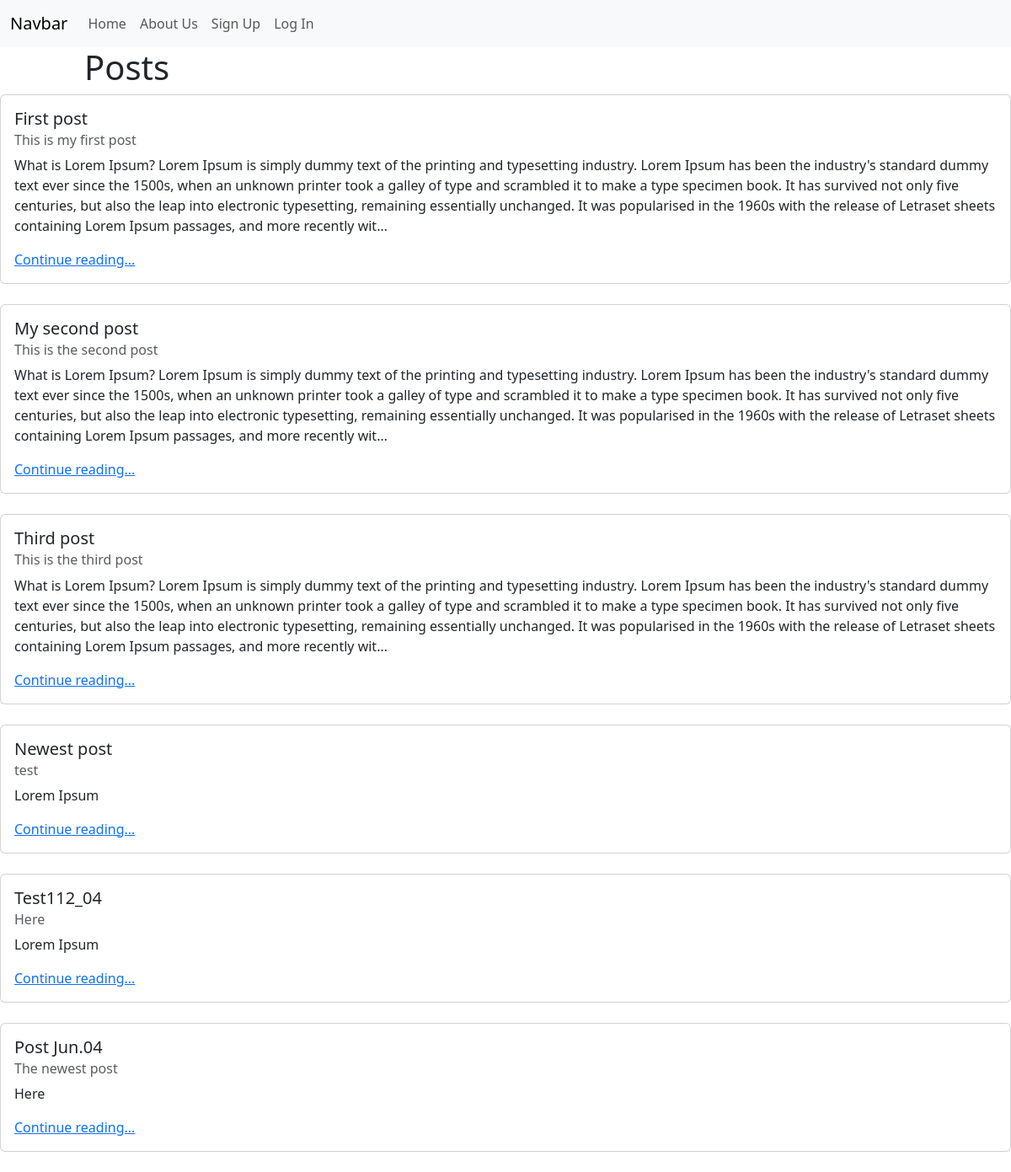
/posts/, run on the app's committed database.
### posts/models.py (models this page shows, shortened)
class Post(models.Model):
    title = models.CharField(max_length=128)
    subtitle = models.CharField(max_length=256)
    body = models.TextField()
    author = models.ForeignKey(
        get_user_model(),
        on_delete=models.CASCADE
    )
    created_on = models.DateTimeField(auto_now_add=True)
    status = models.ForeignKey(
        Status,
        on_delete=models.CASCADE,
        blank=True, null=True
    )

### posts/views.py (the view)
# urls.py: path("", views.PostListView.as_view(), name="list"),
class PostListView(ListView):
    template_name = "posts/list.html"
    model = Post

### templates/posts/list.html (shortened to what this page needs)
{% extends 'base.html' %}
{% block content %}
<div class="offset-md-1"><h1>Posts</h1></div>
{% for post in post_list %}
    <div class="card">
        <div class="card-body">
            <h5 class="card-title">{{ post.title }}</h5>
            <h6 class="card-subtitle mb-2 text-body-secondary">{{ post.subtitle }}</h6>
            <p class="card-text">{{ post.body|truncatechars:512 }}</p>
            <a href="{% url 'detail' post.id %}" class="card-link"> Continue reading... </a>
        </div>
    </div>
<br/>
{% endfor %}
{% endblock content %}

### templates/base.html (shortened to what this page needs)
{% load static %}
<html>
	<head>
	<link
		href="https://cdn.jsdelivr.net/npm/bootstrap@5.3.0/dist/css/bootstrap.min.css"
		rel="stylesheet"
>
	<link href="{% static 'css/base.css' %}" rel="stylesheet">
	</head>
	<body>
		<nav class="navbar navbar-expand-lg bg-body-tertiary">
			<div class="container-fluid">
			  <a class="navbar-brand" href="{% url 'home' %}">Navbar</a>
			  <div class="collapse navbar-collapse" id="navbarNavAltMarkup">
					<div class="navbar-nav">
						<a class="nav-link" href="{% url 'home' %}">Home</a>
						<a class="nav-link" href="{% url 'about' %}">About Us</a>
						{% if user.is_authenticated %}
							<a class="nav-link" href="{% url 'list' %}">Posts</a>
							<a class="nav-link" href="{% url 'new' %}">New Post</a>
							<a class="nav-link" href="{% url 'drafts' %}">Drafts</a>
							<a class="nav-link" href="{% url 'password_change' %}">Change Password</a>
							<a class="nav-link" href="{% url 'logout' %}">Log Out</a>
						{% else %}
							<a class="nav-link" href="{% url 'signup' %}">Sign Up</a>
							<a class="nav-link" href="{% url 'login' %}">Log In</a>
						{% endif %}
					</div>
			  	</div>
			</div>
		</nav>
		{% block content %}{% endblock content %}
	</body>
</html>

### data on the page
Post: title "First post", subtitle "This is my first post", body "What is Lorem Ipsum? Lorem Ipsum is simply dummy text of the printing and typesetting industry. Lorem Ipsum has been the industry's standard dummy text ever since the 1500s, when an unknown printer took a galley of type and scrambled it to make a type specimen book. It has survived not only five centuries, but also the leap into electronic typesetting, remaining essentially unchanged. It was popularised in the 1960s with the release of Letraset sheets containing Lorem Ipsum passages, and more recently wit…"
Post: title "My second post", subtitle "This is the second post", body "What is Lorem Ipsum? Lorem Ipsum is simply dummy text of the printing and typesetting industry. Lorem Ipsum has been the industry's standard dummy text ever since the 1500s, when an unknown printer took a galley of type and scrambled it to make a type specimen book. It has survived not only five centuries, but also the leap into electronic typesetting, remaining essentially unchanged. It was popularised in the 1960s with the release of Letraset sheets containing Lorem Ipsum passages, and more recently wit…"
Post: title "Third post", subtitle "This is the third post", body "What is Lorem Ipsum? Lorem Ipsum is simply dummy text of the printing and typesetting industry. Lorem Ipsum has been the industry's standard dummy text ever since the 1500s, when an unknown printer took a galley of type and scrambled it to make a type specimen book. It has survived not only five centuries, but also the leap into electronic typesetting, remaining essentially unchanged. It was popularised in the 1960s with the release of Letraset sheets containing Lorem Ipsum passages, and more recently wit…"
Post: title "Newest post", subtitle "test", body "Lorem Ipsum"
Post: title "Test112_04", subtitle "Here", body "Lorem Ipsum"
Post: title "Post Jun.04", subtitle "The newest post", body "Here"
